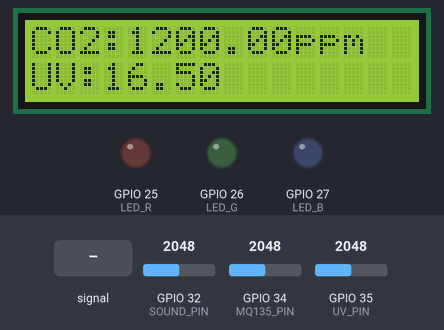
Simulated run of this sketch. Board: ESP32. On the bench: 16×2 character LCD, output pins drawn as LEDs (lit = HIGH). The inputs (shaded band) are chosen by the test bench; at power-on: GPIO 34 (MQ135_PIN) = 2048, GPIO 32 (SOUND_PIN) = 2048, GPIO 35 (UV_PIN) = 2048. WiFi joins after 1.5 s; servers stay silent unless stated.

Above: at 5.0 s.
5.1 s: GPIO 34 (MQ135_PIN) set to 2022
At 10.3 s:
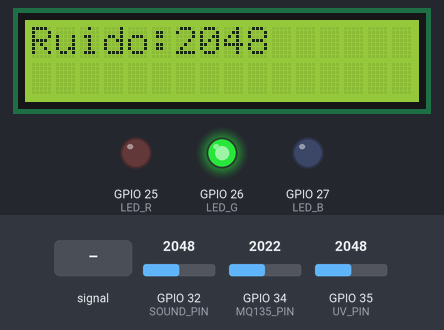
14.2 s: GPIO 34 (MQ135_PIN) set to 1072
At 17.2 s:
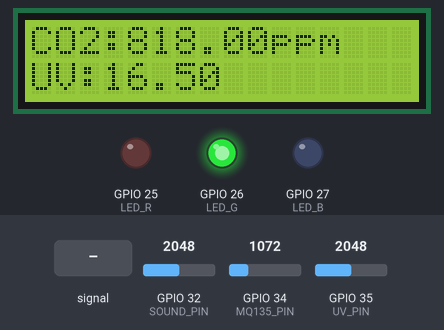
19.5 s: GPIO 34 (MQ135_PIN) set to 956
At 22.4 s:
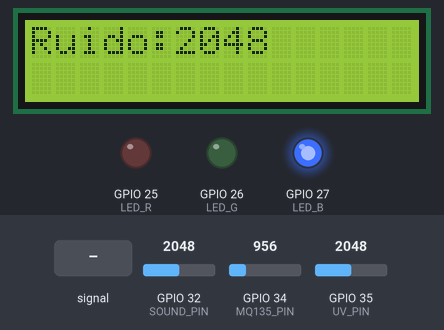
28.6 s: GPIO 32 (SOUND_PIN) fed a 200 Hz sine of ±327 counts around its level
At 34.5 s:
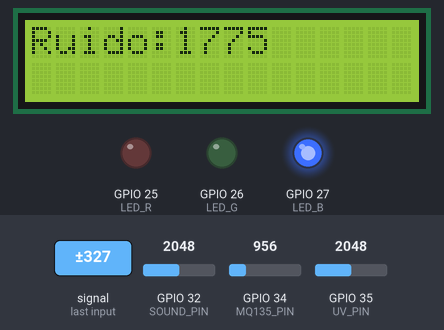
37.7 s: GPIO 32 (SOUND_PIN) set to 2866
At 43.4 s:
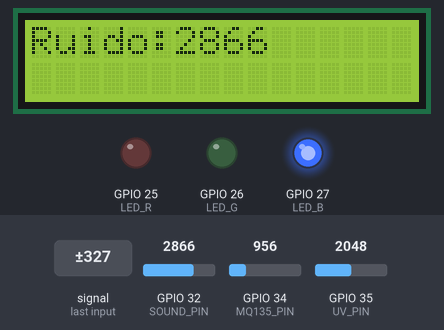
45.7 s: GPIO 35 (UV_PIN) set to 2866
At 49.1 s:
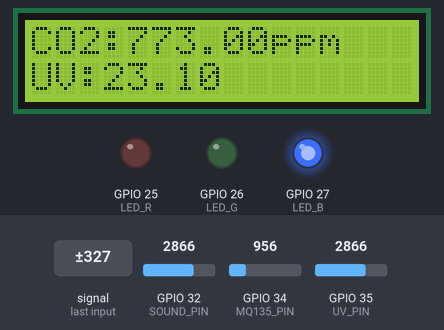
Timing chart, 0 to 50.6 s (numbered marks = the images above; inputs shaded):
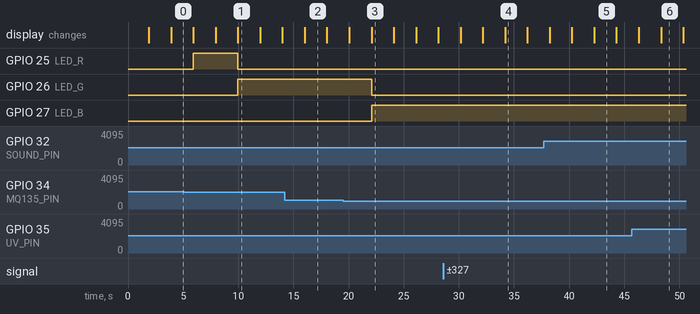

Measured:
- the behaviour switches between 2048 and 2047 on GPIO 34 (MQ135_PIN) (found by bisection; images 0 and 1)
- the behaviour switches between 1024 and 1023 on GPIO 34 (MQ135_PIN) (found by bisection; images 2 and 3)
- after the input at 5.1 s, GPIO 26 (LED_G): LOW → HIGH after 4.9 s; the display: first differs from a run without the input after 2.9 s (image 1 shows a later state)
- after the input at 14.2 s, the display: changes after 1.8 s (image 2)
- after the input at 19.5 s, GPIO 26 (LED_G): HIGH → LOW after 2.6 s; GPIO 27 (LED_B): LOW → HIGH after 2.6 s; the display: first changes after 0.57 s (image 3 shows a later state)
- after the input at 28.6 s, the display: first differs from a run without the input after 5.6 s (image 4)
- after the input at 45.7 s, the display: first differs from a run without the input after 2.6 s (image 6)

The sketch:

arduino_code.ino
```cpp
/************************************************
Sistema de Monitoreo Ambiental IoT
ESP32 + MQ135 + ML8511 + KY038 + LCD + Blynk
************************************************/

#include <WiFi.h>
#include <BlynkSimpleEsp32.h>
#include <Wire.h>
#include <LiquidCrystal_I2C.h>

/*************** BLYNK ****************/

char auth[] = "TU_TOKEN_BLYNK";
char ssid[] = "TU_WIFI";
char pass[] = "TU_PASSWORD";

/*************** LCD ****************/

LiquidCrystal_I2C lcd(0x27,16,2);

/*************** PINES ****************/

#define MQ135_PIN 34
#define UV_PIN 35
#define SOUND_PIN 32

#define LED_R 25
#define LED_G 26
#define LED_B 27

/*************** VARIABLES *************/

float co2;
float uv;
int ruido;

/*************** SETUP *****************/

void setup() {

Serial.begin(115200);

lcd.init();
lcd.backlight();

pinMode(LED_R,OUTPUT);
pinMode(LED_G,OUTPUT);
pinMode(LED_B,OUTPUT);

Blynk.begin(auth, ssid, pass);

lcd.setCursor(0,0);
lcd.print("Sistema IoT");
lcd.setCursor(0,1);
lcd.print("Inicializando");

delay(2000);

}

/*************** LOOP *****************/

void loop() {

Blynk.run();

leerSensores();
mostrarLCD();
enviarBlynk();
controlLED();

delay(2000);

}

/*************** FUNCIONES *************/

void leerSensores(){

int valorMQ = analogRead(MQ135_PIN);
co2 = map(valorMQ,0,4095,400,2000);

int valorUV = analogRead(UV_PIN);
uv = (valorUV * 3.3 / 4095) * 10;

ruido = analogRead(SOUND_PIN);

}

void mostrarLCD(){

lcd.clear();

lcd.setCursor(0,0);
lcd.print("CO2:");
lcd.print(co2);
lcd.print("ppm");

lcd.setCursor(0,1);
lcd.print("UV:");
lcd.print(uv);

delay(2000);

lcd.clear();

lcd.setCursor(0,0);
lcd.print("Ruido:");
lcd.print(ruido);

}

void enviarBlynk(){

Blynk.virtualWrite(V0, co2);
Blynk.virtualWrite(V1, uv);
Blynk.virtualWrite(V2, ruido);

}

void controlLED(){

if(co2 < 800){

digitalWrite(LED_R, LOW);
digitalWrite(LED_G, LOW);
digitalWrite(LED_B, HIGH);

}

else if(co2 >= 800 && co2 < 1200){

digitalWrite(LED_R, LOW);
digitalWrite(LED_G, HIGH);
digitalWrite(LED_B, LOW);

}

else{

digitalWrite(LED_R, HIGH);
digitalWrite(LED_G, LOW);
digitalWrite(LED_B, LOW);

}

}
```
